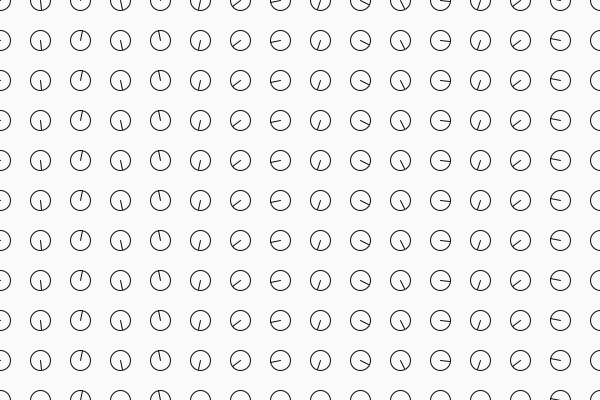
Frame 1 (no input)
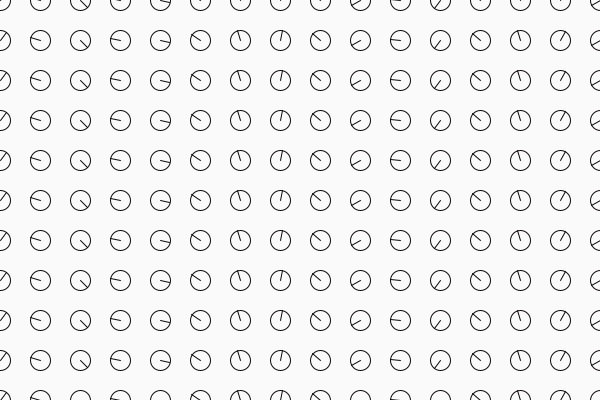
Frame 60 (the mouse pressed at the canvas centre just before this capture)
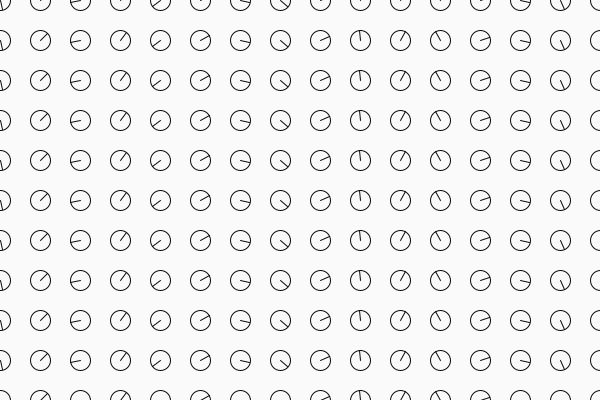
Frame 120 (the mouse held since frame 60 and released just before this capture)

The Processing sketch that drew these frames (run headless with seeded random() and noise(); from frame 60 on, the mouse is pressed at the canvas centre):

// Processing sketch: mix
// ── mix.pde
/*
Funciones dentro de For Loop
Sergio Majluf
*/


int cols, filas, radio, margen, counter;
int[] angulos = new int[300];

void setup() {
  size(600, 400);
  cols = 16;
  filas = 11;
  radio = 20;
  margen = 20;

  for(int i=0; i< angulos.length; i++){
    angulos[i] = int(random(300));
  }

  colorMode(HSB);
  stroke(155,100,10);
}
void draw() {
  background(250);
  fill(0);

  if (counter < 360){
    counter += 2;
  } else {
    counter = 0;
  }

  for (int x=0; x< cols; x++) {
    for (int y=0; y< filas; y++) {
      relojito(x*40, y*40, radio, angulos[x]+counter);
    }
  }

}

void mousePressed( ) {
  println(angulos[int(random(cols))]);
}


void relojito(float _x, float _y, float _r, float _a) {
  noFill();
  stroke(255,100,10);
  //translate(_x, _y);
  float px = cos(radians(_a)) * _r/2;
  float py = sin(radians(_a)) * _r/2;

  ellipse(_x,_y,_r,_r);
  line(_x,_y, px+_x, py+_y);
}
